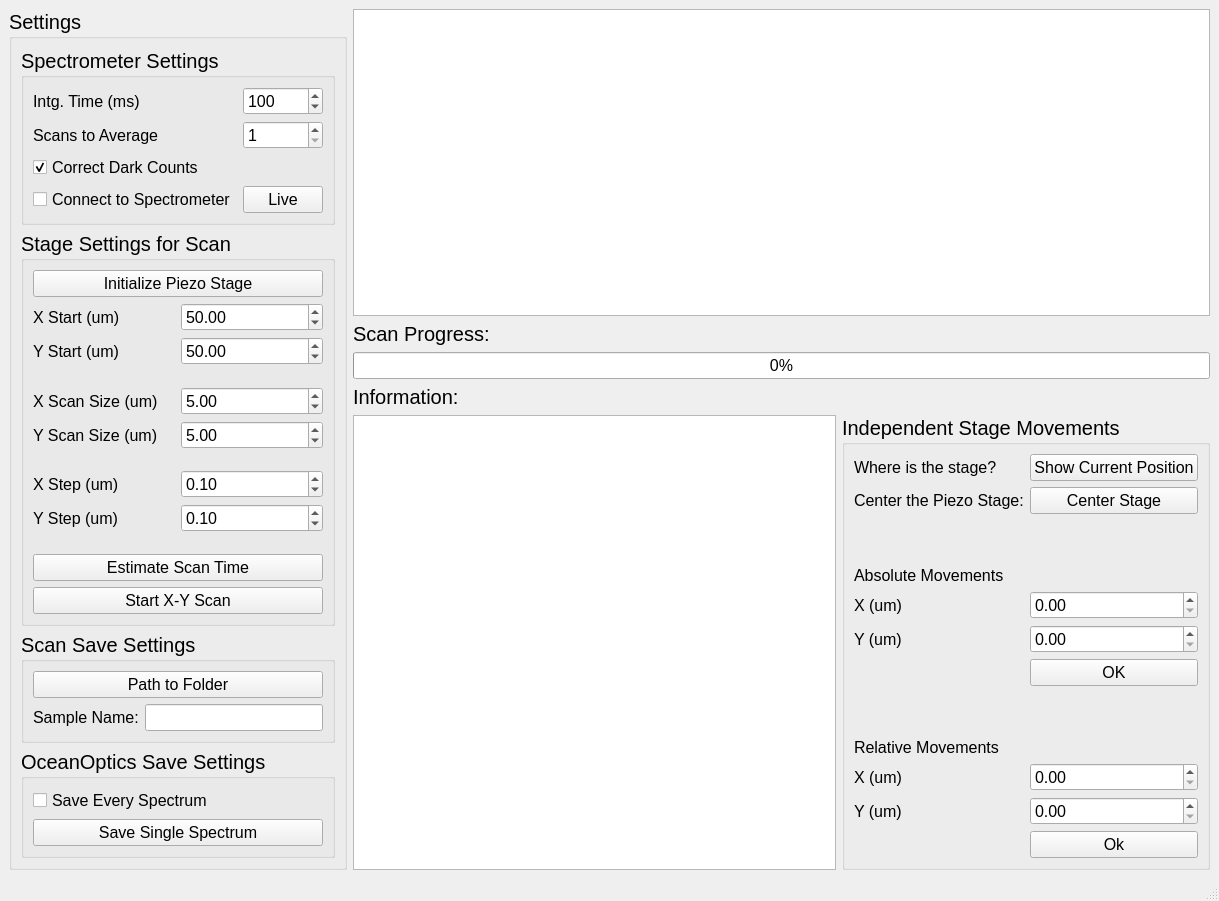
<?xml version="1.0" encoding="UTF-8"?>
<ui version="4.0">
 <class>MainWindow</class>
 <widget class="QMainWindow" name="MainWindow">
  <property name="geometry">
   <rect>
    <x>0</x>
    <y>0</y>
    <width>1219</width>
    <height>901</height>
   </rect>
  </property>
  <property name="windowTitle">
   <string>MainWindow</string>
  </property>
  <widget class="QWidget" name="centralwidget">
   <layout class="QFormLayout" name="formLayout">
    <item row="0" column="0">
     <layout class="QVBoxLayout" name="verticalLayout">
      <item>
       <widget class="QGroupBox" name="groupBox">
        <property name="font">
         <font>
          <pointsize>15</pointsize>
         </font>
        </property>
        <property name="title">
         <string>Settings</string>
        </property>
        <layout class="QGridLayout" name="gridLayout">
         <item row="2" column="0">
          <widget class="QGroupBox" name="groupBox_3">
           <property name="title">
            <string>Stage Settings for Scan</string>
           </property>
           <layout class="QGridLayout" name="gridLayout_2">
            <item row="4" column="0">
             <widget class="QLabel" name="label_5">
              <property name="font">
               <font>
                <pointsize>12</pointsize>
               </font>
              </property>
              <property name="text">
               <string>X Scan Size (um)</string>
              </property>
             </widget>
            </item>
            <item row="4" column="1">
             <widget class="QDoubleSpinBox" name="x_size_doubleSpinBox">
              <property name="font">
               <font>
                <pointsize>12</pointsize>
               </font>
              </property>
              <property name="value">
               <double>5.000000000000000</double>
              </property>
             </widget>
            </item>
            <item row="0" column="0" colspan="2">
             <widget class="QPushButton" name="init_stage_pushButton">
              <property name="font">
               <font>
                <pointsize>12</pointsize>
               </font>
              </property>
              <property name="text">
               <string>Initialize Piezo Stage</string>
              </property>
             </widget>
            </item>
            <item row="8" column="1">
             <widget class="QDoubleSpinBox" name="y_step_doubleSpinBox">
              <property name="font">
               <font>
                <pointsize>12</pointsize>
               </font>
              </property>
              <property name="value">
               <double>0.100000000000000</double>
              </property>
             </widget>
            </item>
            <item row="5" column="1">
             <widget class="QDoubleSpinBox" name="y_size_doubleSpinBox">
              <property name="font">
               <font>
                <pointsize>12</pointsize>
               </font>
              </property>
              <property name="value">
               <double>5.000000000000000</double>
              </property>
             </widget>
            </item>
            <item row="7" column="0">
             <widget class="QLabel" name="label_6">
              <property name="font">
               <font>
                <pointsize>12</pointsize>
               </font>
              </property>
              <property name="text">
               <string>X Step (um)</string>
              </property>
             </widget>
            </item>
            <item row="2" column="1">
             <widget class="QDoubleSpinBox" name="y_start_doubleSpinBox">
              <property name="font">
               <font>
                <pointsize>12</pointsize>
               </font>
              </property>
              <property name="maximum">
               <double>100.000000000000000</double>
              </property>
              <property name="value">
               <double>50.000000000000000</double>
              </property>
             </widget>
            </item>
            <item row="3" column="0">
             <spacer name="verticalSpacer">
              <property name="orientation">
               <enum>Qt::Vertical</enum>
              </property>
              <property name="sizeHint" stdset="0">
               <size>
                <width>20</width>
                <height>40</height>
               </size>
              </property>
             </spacer>
            </item>
            <item row="5" column="0">
             <widget class="QLabel" name="label_4">
              <property name="font">
               <font>
                <pointsize>12</pointsize>
               </font>
              </property>
              <property name="text">
               <string>Y Scan Size (um)</string>
              </property>
             </widget>
            </item>
            <item row="1" column="0">
             <widget class="QLabel" name="label_9">
              <property name="font">
               <font>
                <pointsize>12</pointsize>
               </font>
              </property>
              <property name="text">
               <string>X Start (um)</string>
              </property>
             </widget>
            </item>
            <item row="7" column="1">
             <widget class="QDoubleSpinBox" name="x_step_doubleSpinBox">
              <property name="font">
               <font>
                <pointsize>12</pointsize>
               </font>
              </property>
              <property name="singleStep">
               <double>1.000000000000000</double>
              </property>
              <property name="value">
               <double>0.100000000000000</double>
              </property>
             </widget>
            </item>
            <item row="6" column="0">
             <spacer name="verticalSpacer_2">
              <property name="orientation">
               <enum>Qt::Vertical</enum>
              </property>
              <property name="sizeHint" stdset="0">
               <size>
                <width>20</width>
                <height>40</height>
               </size>
              </property>
             </spacer>
            </item>
            <item row="2" column="0">
             <widget class="QLabel" name="label_8">
              <property name="font">
               <font>
                <pointsize>12</pointsize>
               </font>
              </property>
              <property name="text">
               <string>Y Start (um)</string>
              </property>
             </widget>
            </item>
            <item row="8" column="0">
             <widget class="QLabel" name="label_7">
              <property name="font">
               <font>
                <pointsize>12</pointsize>
               </font>
              </property>
              <property name="text">
               <string>Y Step (um)</string>
              </property>
             </widget>
            </item>
            <item row="11" column="0" colspan="2">
             <widget class="QPushButton" name="start_x_y_sacan_pushButton">
              <property name="font">
               <font>
                <pointsize>12</pointsize>
               </font>
              </property>
              <property name="text">
               <string>Start X-Y Scan</string>
              </property>
             </widget>
            </item>
            <item row="10" column="0" colspan="2">
             <widget class="QPushButton" name="estimate_scan_time_pushButton">
              <property name="font">
               <font>
                <pointsize>12</pointsize>
               </font>
              </property>
              <property name="text">
               <string>Estimate Scan Time</string>
              </property>
             </widget>
            </item>
            <item row="1" column="1">
             <widget class="QDoubleSpinBox" name="x_start_doubleSpinBox">
              <property name="font">
               <font>
                <pointsize>12</pointsize>
               </font>
              </property>
              <property name="maximum">
               <double>100.000000000000000</double>
              </property>
              <property name="value">
               <double>50.000000000000000</double>
              </property>
             </widget>
            </item>
            <item row="9" column="0">
             <spacer name="verticalSpacer_5">
              <property name="orientation">
               <enum>Qt::Vertical</enum>
              </property>
              <property name="sizeHint" stdset="0">
               <size>
                <width>20</width>
                <height>40</height>
               </size>
              </property>
             </spacer>
            </item>
           </layout>
          </widget>
         </item>
         <item row="4" column="0">
          <widget class="QGroupBox" name="groupBox_2">
           <property name="font">
            <font>
             <pointsize>15</pointsize>
            </font>
           </property>
           <property name="title">
            <string>OceanOptics Save Settings</string>
           </property>
           <layout class="QVBoxLayout" name="verticalLayout_2">
            <item>
             <widget class="QCheckBox" name="save_every_spec_checkBox">
              <property name="font">
               <font>
                <pointsize>12</pointsize>
               </font>
              </property>
              <property name="text">
               <string>Save Every Spectrum</string>
              </property>
             </widget>
            </item>
            <item>
             <widget class="QPushButton" name="save_single_spec_pushButton">
              <property name="font">
               <font>
                <pointsize>12</pointsize>
               </font>
              </property>
              <property name="text">
               <string>Save Single Spectrum</string>
              </property>
             </widget>
            </item>
           </layout>
          </widget>
         </item>
         <item row="0" column="0">
          <widget class="QGroupBox" name="groupBox_5">
           <property name="title">
            <string>Spectrometer Settings</string>
           </property>
           <layout class="QGridLayout" name="gridLayout_4">
            <item row="1" column="1">
             <widget class="QSpinBox" name="scan_to_avg_spinBox">
              <property name="font">
               <font>
                <pointsize>12</pointsize>
               </font>
              </property>
              <property name="minimum">
               <number>1</number>
              </property>
             </widget>
            </item>
            <item row="0" column="1">
             <widget class="QSpinBox" name="intg_time_spinBox">
              <property name="font">
               <font>
                <pointsize>12</pointsize>
               </font>
              </property>
              <property name="minimum">
               <number>3</number>
              </property>
              <property name="maximum">
               <number>3000</number>
              </property>
              <property name="value">
               <number>100</number>
              </property>
             </widget>
            </item>
            <item row="1" column="0">
             <widget class="QLabel" name="label_2">
              <property name="font">
               <font>
                <pointsize>12</pointsize>
               </font>
              </property>
              <property name="text">
               <string>Scans to Average</string>
              </property>
             </widget>
            </item>
            <item row="0" column="0">
             <widget class="QLabel" name="label">
              <property name="font">
               <font>
                <pointsize>12</pointsize>
               </font>
              </property>
              <property name="text">
               <string>Intg. Time (ms)</string>
              </property>
             </widget>
            </item>
            <item row="3" column="0">
             <widget class="QCheckBox" name="correct_dark_counts_checkBox">
              <property name="font">
               <font>
                <pointsize>12</pointsize>
               </font>
              </property>
              <property name="text">
               <string>Correct Dark Counts</string>
              </property>
              <property name="checked">
               <bool>true</bool>
              </property>
             </widget>
            </item>
            <item row="4" column="0">
             <widget class="QCheckBox" name="connect_checkBox">
              <property name="font">
               <font>
                <pointsize>12</pointsize>
               </font>
              </property>
              <property name="text">
               <string>Connect to Spectrometer</string>
              </property>
             </widget>
            </item>
            <item row="4" column="1">
             <widget class="QPushButton" name="live_pushButton">
              <property name="font">
               <font>
                <pointsize>12</pointsize>
               </font>
              </property>
              <property name="text">
               <string>Live</string>
              </property>
             </widget>
            </item>
           </layout>
          </widget>
         </item>
         <item row="3" column="0">
          <widget class="QGroupBox" name="groupBox_6">
           <property name="title">
            <string>Scan Save Settings</string>
           </property>
           <layout class="QGridLayout" name="gridLayout_5">
            <item row="1" column="1">
             <widget class="QLineEdit" name="lineEdit">
              <property name="font">
               <font>
                <pointsize>12</pointsize>
               </font>
              </property>
             </widget>
            </item>
            <item row="1" column="0">
             <widget class="QLabel" name="label_22">
              <property name="font">
               <font>
                <pointsize>12</pointsize>
               </font>
              </property>
              <property name="text">
               <string>Sample Name:</string>
              </property>
             </widget>
            </item>
            <item row="0" column="0" colspan="2">
             <widget class="QPushButton" name="path_to_folder_pushButton">
              <property name="font">
               <font>
                <pointsize>12</pointsize>
               </font>
              </property>
              <property name="text">
               <string>Path to Folder</string>
              </property>
             </widget>
            </item>
           </layout>
          </widget>
         </item>
        </layout>
       </widget>
      </item>
     </layout>
    </item>
    <item row="0" column="1">
     <layout class="QGridLayout" name="gridLayout_6">
      <item row="8" column="1">
       <widget class="QGroupBox" name="groupBox_4">
        <property name="font">
         <font>
          <pointsize>15</pointsize>
         </font>
        </property>
        <property name="title">
         <string>Independent Stage Movements</string>
        </property>
        <layout class="QFormLayout" name="formLayout_2">
         <item row="0" column="0">
          <widget class="QLabel" name="label_16">
           <property name="font">
            <font>
             <pointsize>12</pointsize>
            </font>
           </property>
           <property name="text">
            <string>Where is the stage?</string>
           </property>
          </widget>
         </item>
         <item row="0" column="1">
          <widget class="QPushButton" name="show_curr_pos_pushButton">
           <property name="font">
            <font>
             <pointsize>12</pointsize>
            </font>
           </property>
           <property name="text">
            <string>Show Current Position</string>
           </property>
          </widget>
         </item>
         <item row="1" column="0">
          <widget class="QLabel" name="label_20">
           <property name="font">
            <font>
             <pointsize>12</pointsize>
            </font>
           </property>
           <property name="text">
            <string>Center the Piezo Stage:</string>
           </property>
          </widget>
         </item>
         <item row="1" column="1">
          <widget class="QPushButton" name="center_stage_pushButton">
           <property name="font">
            <font>
             <pointsize>12</pointsize>
            </font>
           </property>
           <property name="text">
            <string>Center Stage</string>
           </property>
          </widget>
         </item>
         <item row="2" column="0">
          <spacer name="verticalSpacer_3">
           <property name="orientation">
            <enum>Qt::Vertical</enum>
           </property>
           <property name="sizeHint" stdset="0">
            <size>
             <width>20</width>
             <height>40</height>
            </size>
           </property>
          </spacer>
         </item>
         <item row="3" column="0">
          <widget class="QLabel" name="label_12">
           <property name="font">
            <font>
             <pointsize>12</pointsize>
            </font>
           </property>
           <property name="text">
            <string>Absolute Movements</string>
           </property>
          </widget>
         </item>
         <item row="4" column="0">
          <widget class="QLabel" name="label_10">
           <property name="font">
            <font>
             <pointsize>12</pointsize>
            </font>
           </property>
           <property name="text">
            <string>X (um)</string>
           </property>
          </widget>
         </item>
         <item row="4" column="1">
          <widget class="QDoubleSpinBox" name="x_abs_doubleSpinBox">
           <property name="font">
            <font>
             <pointsize>12</pointsize>
            </font>
           </property>
          </widget>
         </item>
         <item row="6" column="0">
          <widget class="QLabel" name="label_11">
           <property name="font">
            <font>
             <pointsize>12</pointsize>
            </font>
           </property>
           <property name="text">
            <string>Y (um)</string>
           </property>
          </widget>
         </item>
         <item row="6" column="1">
          <widget class="QDoubleSpinBox" name="y_abs_doubleSpinBox">
           <property name="font">
            <font>
             <pointsize>12</pointsize>
            </font>
           </property>
          </widget>
         </item>
         <item row="7" column="1">
          <widget class="QPushButton" name="abs_mov_pushButton">
           <property name="font">
            <font>
             <pointsize>12</pointsize>
            </font>
           </property>
           <property name="text">
            <string>OK</string>
           </property>
          </widget>
         </item>
         <item row="8" column="0">
          <spacer name="verticalSpacer_4">
           <property name="orientation">
            <enum>Qt::Vertical</enum>
           </property>
           <property name="sizeHint" stdset="0">
            <size>
             <width>20</width>
             <height>40</height>
            </size>
           </property>
          </spacer>
         </item>
         <item row="9" column="0">
          <widget class="QLabel" name="label_13">
           <property name="font">
            <font>
             <pointsize>12</pointsize>
            </font>
           </property>
           <property name="text">
            <string>Relative Movements</string>
           </property>
          </widget>
         </item>
         <item row="10" column="0">
          <widget class="QLabel" name="label_14">
           <property name="font">
            <font>
             <pointsize>12</pointsize>
            </font>
           </property>
           <property name="text">
            <string>X (um)</string>
           </property>
          </widget>
         </item>
         <item row="10" column="1">
          <widget class="QDoubleSpinBox" name="x_rel_doubleSpinBox">
           <property name="font">
            <font>
             <pointsize>12</pointsize>
            </font>
           </property>
          </widget>
         </item>
         <item row="12" column="0">
          <widget class="QLabel" name="label_15">
           <property name="font">
            <font>
             <pointsize>12</pointsize>
            </font>
           </property>
           <property name="text">
            <string>Y (um)</string>
           </property>
          </widget>
         </item>
         <item row="12" column="1">
          <widget class="QDoubleSpinBox" name="y_rel_doubleSpinBox">
           <property name="font">
            <font>
             <pointsize>12</pointsize>
            </font>
           </property>
          </widget>
         </item>
         <item row="13" column="1">
          <widget class="QPushButton" name="rel_mov_pushButton">
           <property name="font">
            <font>
             <pointsize>12</pointsize>
            </font>
           </property>
           <property name="text">
            <string>Ok</string>
           </property>
          </widget>
         </item>
        </layout>
       </widget>
      </item>
      <item row="0" column="0" colspan="2">
       <widget class="PlotWidget" name="plot"/>
      </item>
      <item row="8" column="0">
       <widget class="QTextBrowser" name="status_textBrowser">
        <property name="font">
         <font>
          <pointsize>12</pointsize>
         </font>
        </property>
       </widget>
      </item>
      <item row="7" column="0">
       <widget class="QLabel" name="label_23">
        <property name="font">
         <font>
          <pointsize>15</pointsize>
         </font>
        </property>
        <property name="text">
         <string>Information:</string>
        </property>
       </widget>
      </item>
      <item row="1" column="0">
       <widget class="QLabel" name="label_17">
        <property name="font">
         <font>
          <pointsize>15</pointsize>
         </font>
        </property>
        <property name="text">
         <string>Scan Progress:</string>
        </property>
       </widget>
      </item>
      <item row="2" column="0" colspan="2">
       <widget class="QProgressBar" name="progressBar">
        <property name="font">
         <font>
          <pointsize>12</pointsize>
         </font>
        </property>
        <property name="value">
         <number>0</number>
        </property>
       </widget>
      </item>
     </layout>
    </item>
   </layout>
  </widget>
  <widget class="QMenuBar" name="menubar">
   <property name="geometry">
    <rect>
     <x>0</x>
     <y>0</y>
     <width>1219</width>
     <height>21</height>
    </rect>
   </property>
  </widget>
  <widget class="QStatusBar" name="statusbar"/>
 </widget>
 <customwidgets>
  <customwidget>
   <class>PlotWidget</class>
   <extends>QGraphicsView</extends>
   <header>pyqtgraph</header>
  </customwidget>
 </customwidgets>
 <resources/>
 <connections/>
</ui>
